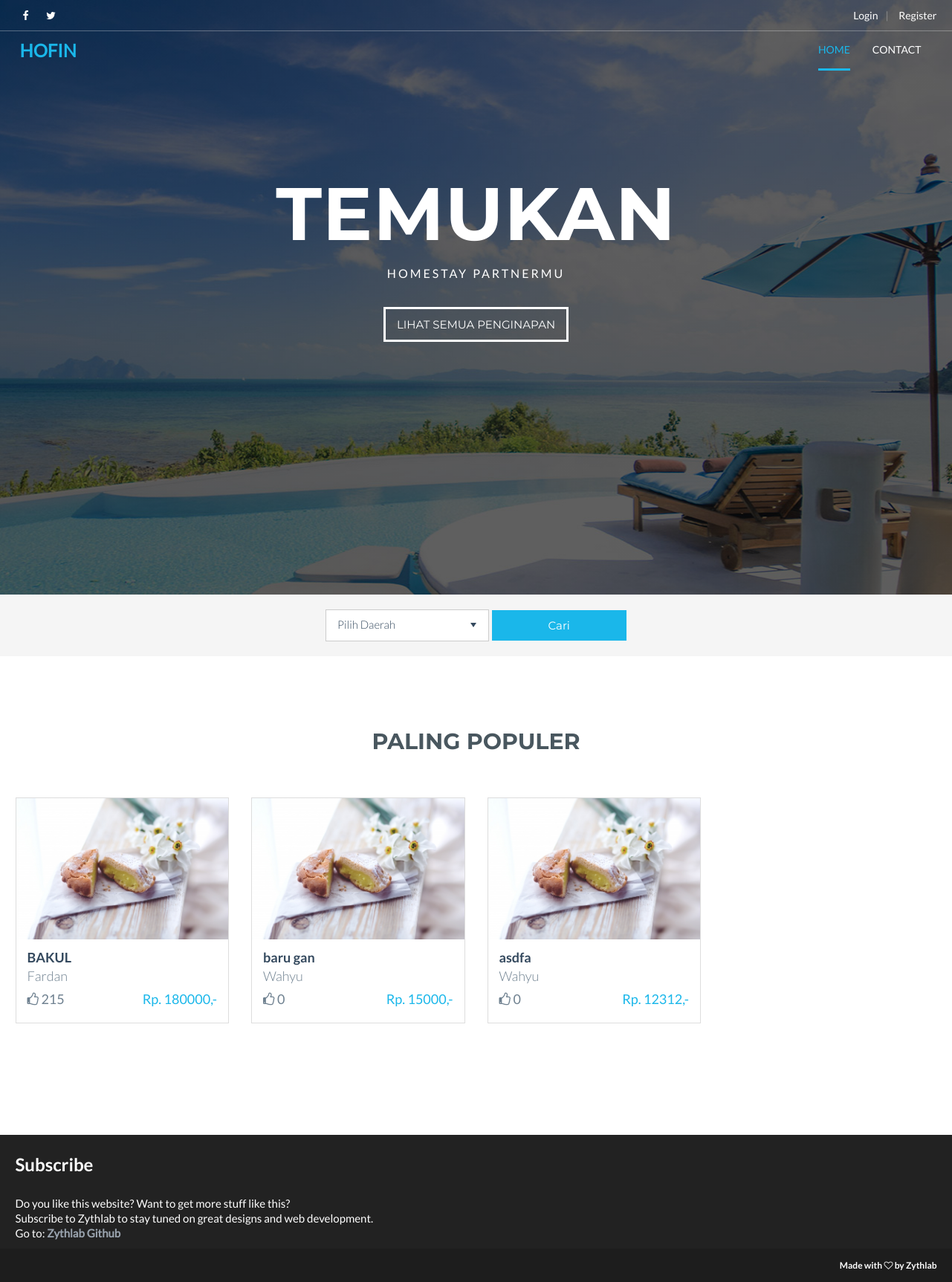
Before: / with the older database file.
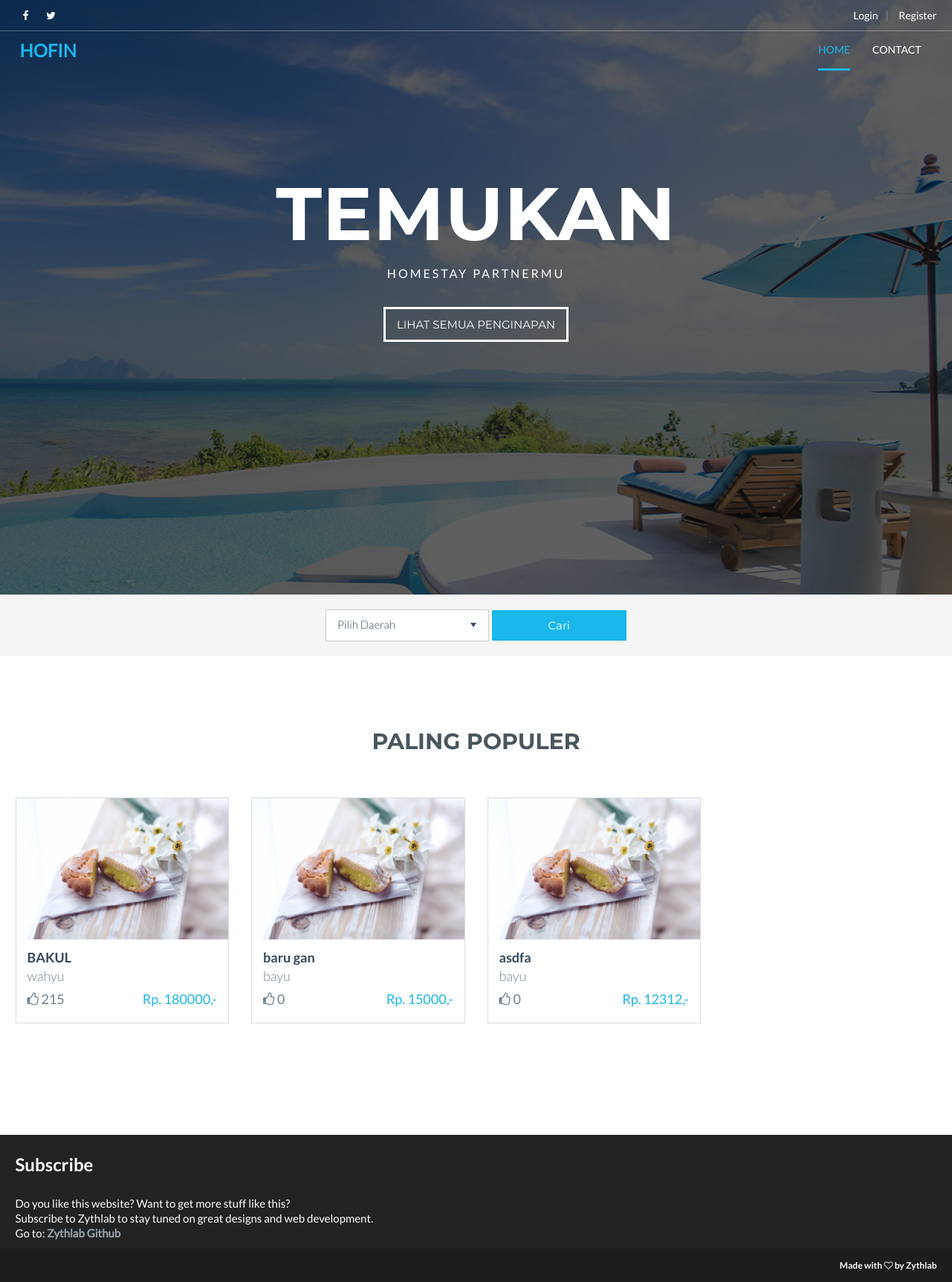
After: the same page with the newer database file.
### tables this page shows
CREATE TABLE IF NOT EXISTS `m_penginapan` (
  `id_penginapan` int(11) NOT NULL,
  `id_pengguna` int(11) NOT NULL,
  `rating` int(11) NOT NULL,
  `nama_penginapan` varchar(100) NOT NULL,
  `alamat` varchar(100) NOT NULL,
  `daerah` varchar(100) NOT NULL,
  `harga` int(11) NOT NULL,
  `deskripsi` text NOT NULL,
  `kategori` varchar(50) NOT NULL,
  `foto` varchar(100) NOT NULL
);

CREATE TABLE IF NOT EXISTS `m_pengguna` (
  `id_pengguna` int(11) NOT NULL,
  `nama` varchar(50) NOT NULL,
  `username` varchar(50) NOT NULL,
  `password` varchar(100) NOT NULL,
  `role` int(11) NOT NULL
);

### application/controllers/Penginapan.php (called while the page is built, shortened)
<?php
class Penginapan extends CI_Controller {
	public function index()
	{
		$data['populer'] = $this->Mpenginapan->populer();
		$data['content'] = $this->load->view('HalamanAwal', $data, true);
		$this->load->view('template', $data);
	}
}

### index.php (called while the page is built, shortened)
<?php
require_once BASEPATH.'core/CodeIgniter.php';

### application/models/Mpenginapan.php (called while the page is built, shortened)
<?php if (!defined('BASEPATH')) exit('No direct script access allowed');
class Mpenginapan extends CI_Model
{
	public function populer(){
		$this->db->from('m_pengguna');
		$this->db->join('m_penginapan', 'm_pengguna.id_pengguna = m_penginapan.id_pengguna');
		$this->db->order_by('rating','DESC');
		$this->db->limit('4');
		$query = $this->db->get();
		return $query->result();
	}
}

### application/views/HalamanAwal.php (the view, shortened to what this page needs)
<section id="banner" class="section-padding" data-type="background" data-speed="5">
  <div class="container">
    <div class="banner-text">
      <div class="banner-header">
        TEMUKAN
      </div>
      <p class="banner-body">
        HOMESTAY PARTNERMU
      </p>
      <a href="<?php echo base_url('penginapan/cariPenginapan?daerah=0')?>" class="btn btn-ghost-white banner-btn">LIHAT SEMUA PENGINAPAN</a>
    </div>
  </div>
</section>
<section id="search-box">
  <div class="form-inline">
  <?php echo form_open('penginapan/cariPenginapan'); ?>
    <div class="form-group">
    </div>
    <button type="submit" class="btn button-search btn-red">Cari</button>
  </div>
</section>
<section id="menu" class="section-padding">
  <div class="container">
    <div class="panel-title">
      <h2 class="title">Paling Populer</h2>
    </div>
    <div class="menu">
      <div class="row box-section">
      <?php foreach ($populer as $populer) {?>
        <div class="col-md-3 col-sm-6 col-xs-12">
          <div class="box">
            <a href="<?= base_url('penginapan/detailPenginapan/')?><?= $populer->id_penginapan?>">
              <div class="box-image">
                <img src="img/content/1.jpg" class="img-responsive">
              </div>
              <div class="box-description">
                <h4 class="menu-title"><?= $populer->nama_penginapan ?></h4>
                <p class="menu-owner"><?= $populer->nama ?></p>
                <div class="menu-type"><i class="fa fa-thumbs-o-up" aria-hidden="true"></i> <?= $populer->rating ?></div>
                <div class="menu-price">Rp. <?=$populer->harga ?>,-</div>
              </div>
            </a>
          </div>
        </div>
        <?php } ?>
      </div>
    </div>
  </div>
</section>

Changed rows visible on the page:
changed through a linked row, m_penginapan "BAKUL": id_pengguna.nama "Fardan" → "wahyu"
changed m_penginapan "baru gan": id_pengguna.nama "Wahyu" → "bayu"
changed m_penginapan "asdfa": id_pengguna.nama "Wahyu" → "bayu"
